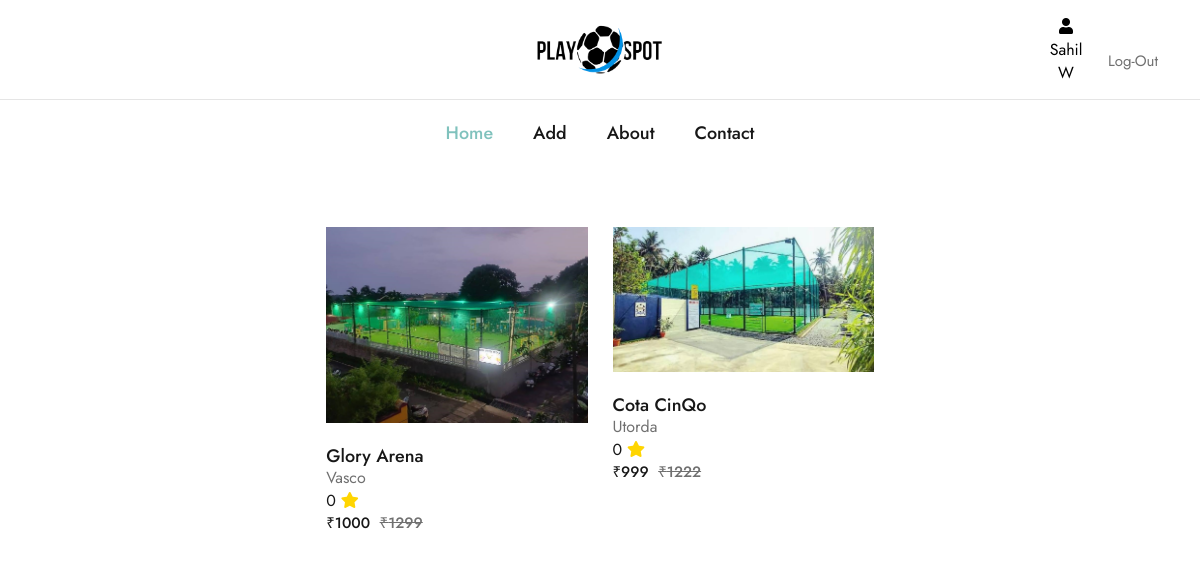
The page /files/admin/admin_dash/admin_dash.php (signed in) on the database its author committed.
### tables this page shows
CREATE TABLE `turfs` (
  `tid` int(255) NOT NULL,
  `tname` varchar(255) NOT NULL,
  `owner_email` varchar(255) NOT NULL,
  `location` varchar(255) NOT NULL,
  `owner` varchar(255) NOT NULL,
  `owner_mobile` varchar(255) NOT NULL,
  `rating` int(255) NOT NULL,
  `type` varchar(255) NOT NULL,
  `description` varchar(255) NOT NULL,
  `offer price` int(255) NOT NULL,
  `initial price` int(11) NOT NULL,
  `image` varchar(255) NOT NULL
);

### files/admin/admin_dash/admin_dash.php (the view, shortened to what this page needs)
<?php
require('../../../connect.php');
?>
<!DOCTYPE html>
<html lang="en">
<head>
    <link rel="stylesheet" href="admin_dash.css">
    <link rel="stylesheet" href="https://cdnjs.cloudflare.com/ajax/libs/font-awesome/5.15.3/css/all.min.css" />
</head>
<body>
    <header class="header" data-header>
        <div class="container">
            <a href="#" class="logo">
                <img src="../../img/[removal.ai]_7e2a2cf3-a147-4bb2-889a-b8616d3836df-image.png" alt="Playspot logo" width="130" height="31">
            </a>
            <div class="header-actions">
                <button class="header-action-btn">
                    <i class="fa fa-user" aria-hidden="true"></i>
                    <?php
                        if (isset($_SESSION['admin_logged_in']) && $_SESSION['admin_logged_in']==true) {
                            echo"<p>$_SESSION[name]</p>";
                        }
                        else{
                            echo"
                                <a href='../admin_login.php'><p class='header-action-label'>Log in</p></a>
                            ";
                        }
                    ?>
                </button>
                <?php
                if (isset($_SESSION['admin_logged_in']) && $_SESSION['admin_logged_in']==true) {
                    echo"
                    <a href='logout.php'>
                        <div class='logout'>
                        <i class='fa fa-telegram' aria-hidden='true'></i>
                        <p>Log-Out</p>
                        </div>
                    </a>";
                }
                ?>
            </div>
            <nav class="navbar" data-navbar>
                <ul class="navbar-list">
                    <li>
                        <a href="admin_dash.php" class="navbar-link" style="color:hsl(176, 35%, 63%);">Home</a>
                    </li>
                    <li>
                        <a href="add/add.php" class="navbar-link">Add</a>
                    </li>
                    <li>
                        <a href="about/about.php" class="navbar-link">About</a>
                    </li>
                    <li>
                        <a href="#" class="navbar-link">Contact</a>
                    </li>
                </ul>
            </nav>
        </div>
    </header>
    <section class="section product">
        <div class="container">
            <ul class="product-list">
            <?php
            $owner=$_SESSION['name'];
            $query="SELECT * FROM `turfs` WHERE owner='$owner'";
            $query_run = mysqli_query($con,$query);
            if(mysqli_num_rows($query_run)>0)
            {
              foreach ($query_run as $item)
              {
                ?>
                  <li>
                    <div class="product-card">
                      <figure class="card-banner">
                        <a href="edit/edit.php?id=<?= $item['tid']?>">
                          <img src="../../uploads/<?= $item['image']?>" alt="<?= $item['tname']?>" loading="lazy" width="800" height="1034" class="w-100">
                        </a>
                      </figure>
                      <div class="card-content">
                        <h3 class="h4 card-title">
                          <a href="#"><?= $item['tname']?></a>
                        </h3>
                        <div class="location">
                          <p class="loc">
                          <?= $item['location']?>
                          </p>
                        </div>
                        <div class="rating">
                          <p><?= $item['rating']?> <i class="fa fa-star" aria-hidden="true"></i></p>
                        </div>
                        <div class="card-price">
                          <data value="48.75">&#x20b9;<?= $item['offer price']?></data>
                          <data value="65.00">&#x20b9;<?= $item['initial price']?></data>
                        </div>
                      </div>
                    </div>
                  </li>
                <?php
              }
            }
            else {
              echo "No Turf's, ADD turf Now..!";
            }
            ?>
            </ul>
        </div>
    </section>
</body>
</html>

### rows shown on the page
turfs: image (picture), tname "Glory Arena", location "Vasco", rating "0", offer price "1000", initial price "1299"
turfs: image+tname (picture), tname "Cota CinQo", location "Utorda", rating "0", offer price "999", initial price "1222"

### other values the page prints
$_SESSION[name] "Sahil W"
